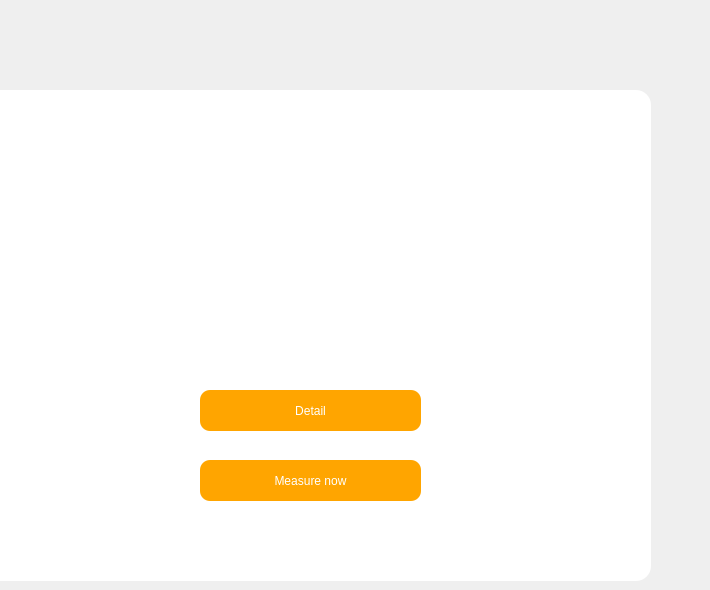
    <widget class="QWidget" name="measurePage">
     <property name="styleSheet">
      <string notr="true">QWidget {
    background: qlineargradient(
        spread:pad, 
        x1:0, y1:0, x2:1, y2:1, 
        stop:0 rgba(255, 87, 34, 255), 
        stop:1 rgba(255, 140, 0, 255)
    );
}</string>
     </property>
     <widget class="QFrame" name="frame_3">
      <property name="geometry">
       <rect>
        <x>-50</x>
        <y>90</y>
        <width>701</width>
        <height>491</height>
       </rect>
      </property>
      <property name="styleSheet">
       <string notr="true">QFrame {
    border-radius: 15px;
    background-color: white;
    border: none;
    padding: 10px;
}</string>
      </property>
      <property name="frameShape">
       <enum>QFrame::StyledPanel</enum>
      </property>
      <property name="frameShadow">
       <enum>QFrame::Raised</enum>
      </property>
      <widget class="QPushButton" name="measureButton">
       <property name="geometry">
        <rect>
         <x>250</x>
         <y>370</y>
         <width>221</width>
         <height>41</height>
        </rect>
       </property>
       <property name="styleSheet">
        <string notr="true">QPushButton {
    background-color: #FFA500;
    color: white;
    border: none;
    border-radius: 10px;
    padding: 10px 20px;
}</string>
       </property>
       <property name="text">
        <string>Measure now</string>
       </property>
      </widget>
      <widget class="QPushButton" name="detailButton">
       <property name="geometry">
        <rect>
         <x>250</x>
         <y>300</y>
         <width>221</width>
         <height>41</height>
        </rect>
       </property>
       <property name="styleSheet">
        <string notr="true">QPushButton {
    background-color: #FFA500;
    color: white;
    border: none;
    border-radius: 10px;
    padding: 10px 20px;
}</string>
       </property>
       <property name="text">
        <string>Detail</string>
       </property>
      </widget>
     </widget>
     <widget class="QLabel" name="userName">
      <property name="geometry">
       <rect>
        <x>140</x>
        <y>30</y>
        <width>361</width>
        <height>41</height>
       </rect>
      </property>
      <property name="styleSheet">
       <string notr="true">QLabel {
    background-color: transparent;
    text-align: center;
    qproperty-alignment: 'AlignCenter';
}</string>
      </property>
      <property name="text">
       <string/>
      </property>
     </widget>
    </widget>
